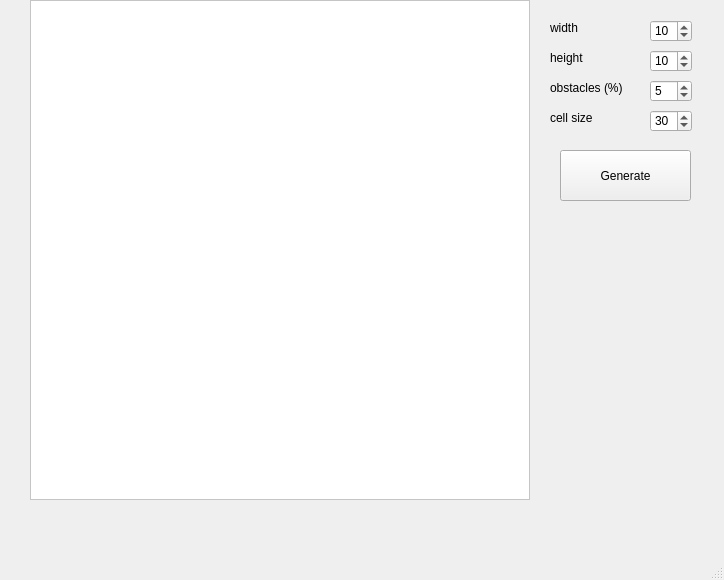
<?xml version="1.0" encoding="UTF-8"?>
<ui version="4.0">
 <class>MainWindow</class>
 <widget class="QMainWindow" name="MainWindow">
  <property name="enabled">
   <bool>true</bool>
  </property>
  <property name="geometry">
   <rect>
    <x>0</x>
    <y>0</y>
    <width>724</width>
    <height>580</height>
   </rect>
  </property>
  <property name="minimumSize">
   <size>
    <width>724</width>
    <height>580</height>
   </size>
  </property>
  <property name="maximumSize">
   <size>
    <width>724</width>
    <height>580</height>
   </size>
  </property>
  <property name="windowTitle">
   <string>MainWindow</string>
  </property>
  <widget class="QWidget" name="centralwidget">
   <widget class="CustomQGraphicsView" name="graphicsView">
    <property name="geometry">
     <rect>
      <x>30</x>
      <y>0</y>
      <width>500</width>
      <height>500</height>
     </rect>
    </property>
    <property name="palette">
     <palette>
      <active>
       <colorrole role="WindowText">
        <brush brushstyle="SolidPattern">
         <color alpha="255">
          <red>0</red>
          <green>0</green>
          <blue>0</blue>
         </color>
        </brush>
       </colorrole>
       <colorrole role="Button">
        <brush brushstyle="SolidPattern">
         <color alpha="255">
          <red>255</red>
          <green>255</green>
          <blue>255</blue>
         </color>
        </brush>
       </colorrole>
       <colorrole role="Light">
        <brush brushstyle="SolidPattern">
         <color alpha="255">
          <red>255</red>
          <green>255</green>
          <blue>255</blue>
         </color>
        </brush>
       </colorrole>
       <colorrole role="Midlight">
        <brush brushstyle="SolidPattern">
         <color alpha="255">
          <red>255</red>
          <green>255</green>
          <blue>255</blue>
         </color>
        </brush>
       </colorrole>
       <colorrole role="Dark">
        <brush brushstyle="SolidPattern">
         <color alpha="255">
          <red>127</red>
          <green>127</green>
          <blue>127</blue>
         </color>
        </brush>
       </colorrole>
       <colorrole role="Mid">
        <brush brushstyle="SolidPattern">
         <color alpha="255">
          <red>170</red>
          <green>170</green>
          <blue>170</blue>
         </color>
        </brush>
       </colorrole>
       <colorrole role="Text">
        <brush brushstyle="SolidPattern">
         <color alpha="255">
          <red>0</red>
          <green>0</green>
          <blue>0</blue>
         </color>
        </brush>
       </colorrole>
       <colorrole role="BrightText">
        <brush brushstyle="SolidPattern">
         <color alpha="255">
          <red>255</red>
          <green>255</green>
          <blue>255</blue>
         </color>
        </brush>
       </colorrole>
       <colorrole role="ButtonText">
        <brush brushstyle="SolidPattern">
         <color alpha="255">
          <red>0</red>
          <green>0</green>
          <blue>0</blue>
         </color>
        </brush>
       </colorrole>
       <colorrole role="Base">
        <brush brushstyle="SolidPattern">
         <color alpha="255">
          <red>255</red>
          <green>255</green>
          <blue>255</blue>
         </color>
        </brush>
       </colorrole>
       <colorrole role="Window">
        <brush brushstyle="SolidPattern">
         <color alpha="255">
          <red>255</red>
          <green>255</green>
          <blue>255</blue>
         </color>
        </brush>
       </colorrole>
       <colorrole role="Shadow">
        <brush brushstyle="SolidPattern">
         <color alpha="255">
          <red>0</red>
          <green>0</green>
          <blue>0</blue>
         </color>
        </brush>
       </colorrole>
       <colorrole role="AlternateBase">
        <brush brushstyle="SolidPattern">
         <color alpha="255">
          <red>255</red>
          <green>255</green>
          <blue>255</blue>
         </color>
        </brush>
       </colorrole>
       <colorrole role="ToolTipBase">
        <brush brushstyle="SolidPattern">
         <color alpha="255">
          <red>255</red>
          <green>255</green>
          <blue>220</blue>
         </color>
        </brush>
       </colorrole>
       <colorrole role="ToolTipText">
        <brush brushstyle="SolidPattern">
         <color alpha="255">
          <red>0</red>
          <green>0</green>
          <blue>0</blue>
         </color>
        </brush>
       </colorrole>
       <colorrole role="PlaceholderText">
        <brush brushstyle="SolidPattern">
         <color alpha="127">
          <red>0</red>
          <green>0</green>
          <blue>0</blue>
         </color>
        </brush>
       </colorrole>
       <colorrole role="Accent">
        <brush brushstyle="SolidPattern">
         <color alpha="255">
          <red>255</red>
          <green>255</green>
          <blue>255</blue>
         </color>
        </brush>
       </colorrole>
      </active>
      <inactive>
       <colorrole role="WindowText">
        <brush brushstyle="SolidPattern">
         <color alpha="255">
          <red>0</red>
          <green>0</green>
          <blue>0</blue>
         </color>
        </brush>
       </colorrole>
       <colorrole role="Button">
        <brush brushstyle="SolidPattern">
         <color alpha="255">
          <red>255</red>
          <green>255</green>
          <blue>255</blue>
         </color>
        </brush>
       </colorrole>
       <colorrole role="Light">
        <brush brushstyle="SolidPattern">
         <color alpha="255">
          <red>255</red>
          <green>255</green>
          <blue>255</blue>
         </color>
        </brush>
       </colorrole>
       <colorrole role="Midlight">
        <brush brushstyle="SolidPattern">
         <color alpha="255">
          <red>255</red>
          <green>255</green>
          <blue>255</blue>
         </color>
        </brush>
       </colorrole>
       <colorrole role="Dark">
        <brush brushstyle="SolidPattern">
         <color alpha="255">
          <red>127</red>
          <green>127</green>
          <blue>127</blue>
         </color>
        </brush>
       </colorrole>
       <colorrole role="Mid">
        <brush brushstyle="SolidPattern">
         <color alpha="255">
          <red>170</red>
          <green>170</green>
          <blue>170</blue>
         </color>
        </brush>
       </colorrole>
       <colorrole role="Text">
        <brush brushstyle="SolidPattern">
         <color alpha="255">
          <red>0</red>
          <green>0</green>
          <blue>0</blue>
         </color>
        </brush>
       </colorrole>
       <colorrole role="BrightText">
        <brush brushstyle="SolidPattern">
         <color alpha="255">
          <red>255</red>
          <green>255</green>
          <blue>255</blue>
         </color>
        </brush>
       </colorrole>
       <colorrole role="ButtonText">
        <brush brushstyle="SolidPattern">
         <color alpha="255">
          <red>0</red>
          <green>0</green>
          <blue>0</blue>
         </color>
        </brush>
       </colorrole>
       <colorrole role="Base">
        <brush brushstyle="SolidPattern">
         <color alpha="255">
          <red>255</red>
          <green>255</green>
          <blue>255</blue>
         </color>
        </brush>
       </colorrole>
       <colorrole role="Window">
        <brush brushstyle="SolidPattern">
         <color alpha="255">
          <red>255</red>
          <green>255</green>
          <blue>255</blue>
         </color>
        </brush>
       </colorrole>
       <colorrole role="Shadow">
        <brush brushstyle="SolidPattern">
         <color alpha="255">
          <red>0</red>
          <green>0</green>
          <blue>0</blue>
         </color>
        </brush>
       </colorrole>
       <colorrole role="AlternateBase">
        <brush brushstyle="SolidPattern">
         <color alpha="255">
          <red>255</red>
          <green>255</green>
          <blue>255</blue>
         </color>
        </brush>
       </colorrole>
       <colorrole role="ToolTipBase">
        <brush brushstyle="SolidPattern">
         <color alpha="255">
          <red>255</red>
          <green>255</green>
          <blue>220</blue>
         </color>
        </brush>
       </colorrole>
       <colorrole role="ToolTipText">
        <brush brushstyle="SolidPattern">
         <color alpha="255">
          <red>0</red>
          <green>0</green>
          <blue>0</blue>
         </color>
        </brush>
       </colorrole>
       <colorrole role="PlaceholderText">
        <brush brushstyle="SolidPattern">
         <color alpha="127">
          <red>0</red>
          <green>0</green>
          <blue>0</blue>
         </color>
        </brush>
       </colorrole>
       <colorrole role="Accent">
        <brush brushstyle="SolidPattern">
         <color alpha="255">
          <red>255</red>
          <green>255</green>
          <blue>255</blue>
         </color>
        </brush>
       </colorrole>
      </inactive>
      <disabled>
       <colorrole role="WindowText">
        <brush brushstyle="SolidPattern">
         <color alpha="255">
          <red>127</red>
          <green>127</green>
          <blue>127</blue>
         </color>
        </brush>
       </colorrole>
       <colorrole role="Button">
        <brush brushstyle="SolidPattern">
         <color alpha="255">
          <red>255</red>
          <green>255</green>
          <blue>255</blue>
         </color>
        </brush>
       </colorrole>
       <colorrole role="Light">
        <brush brushstyle="SolidPattern">
         <color alpha="255">
          <red>255</red>
          <green>255</green>
          <blue>255</blue>
         </color>
        </brush>
       </colorrole>
       <colorrole role="Midlight">
        <brush brushstyle="SolidPattern">
         <color alpha="255">
          <red>255</red>
          <green>255</green>
          <blue>255</blue>
         </color>
        </brush>
       </colorrole>
       <colorrole role="Dark">
        <brush brushstyle="SolidPattern">
         <color alpha="255">
          <red>127</red>
          <green>127</green>
          <blue>127</blue>
         </color>
        </brush>
       </colorrole>
       <colorrole role="Mid">
        <brush brushstyle="SolidPattern">
         <color alpha="255">
          <red>170</red>
          <green>170</green>
          <blue>170</blue>
         </color>
        </brush>
       </colorrole>
       <colorrole role="Text">
        <brush brushstyle="SolidPattern">
         <color alpha="255">
          <red>127</red>
          <green>127</green>
          <blue>127</blue>
         </color>
        </brush>
       </colorrole>
       <colorrole role="BrightText">
        <brush brushstyle="SolidPattern">
         <color alpha="255">
          <red>255</red>
          <green>255</green>
          <blue>255</blue>
         </color>
        </brush>
       </colorrole>
       <colorrole role="ButtonText">
        <brush brushstyle="SolidPattern">
         <color alpha="255">
          <red>127</red>
          <green>127</green>
          <blue>127</blue>
         </color>
        </brush>
       </colorrole>
       <colorrole role="Base">
        <brush brushstyle="SolidPattern">
         <color alpha="255">
          <red>255</red>
          <green>255</green>
          <blue>255</blue>
         </color>
        </brush>
       </colorrole>
       <colorrole role="Window">
        <brush brushstyle="SolidPattern">
         <color alpha="255">
          <red>255</red>
          <green>255</green>
          <blue>255</blue>
         </color>
        </brush>
       </colorrole>
       <colorrole role="Shadow">
        <brush brushstyle="SolidPattern">
         <color alpha="255">
          <red>0</red>
          <green>0</green>
          <blue>0</blue>
         </color>
        </brush>
       </colorrole>
       <colorrole role="AlternateBase">
        <brush brushstyle="SolidPattern">
         <color alpha="255">
          <red>255</red>
          <green>255</green>
          <blue>255</blue>
         </color>
        </brush>
       </colorrole>
       <colorrole role="ToolTipBase">
        <brush brushstyle="SolidPattern">
         <color alpha="255">
          <red>255</red>
          <green>255</green>
          <blue>220</blue>
         </color>
        </brush>
       </colorrole>
       <colorrole role="ToolTipText">
        <brush brushstyle="SolidPattern">
         <color alpha="255">
          <red>0</red>
          <green>0</green>
          <blue>0</blue>
         </color>
        </brush>
       </colorrole>
       <colorrole role="PlaceholderText">
        <brush brushstyle="SolidPattern">
         <color alpha="127">
          <red>127</red>
          <green>127</green>
          <blue>127</blue>
         </color>
        </brush>
       </colorrole>
       <colorrole role="Accent">
        <brush brushstyle="SolidPattern">
         <color alpha="255">
          <red>255</red>
          <green>255</green>
          <blue>255</blue>
         </color>
        </brush>
       </colorrole>
      </disabled>
     </palette>
    </property>
    <property name="backgroundBrush">
     <brush brushstyle="NoBrush">
      <color alpha="255">
       <red>145</red>
       <green>145</green>
       <blue>145</blue>
      </color>
     </brush>
    </property>
    <property name="foregroundBrush">
     <brush brushstyle="NoBrush">
      <color alpha="255">
       <red>0</red>
       <green>0</green>
       <blue>0</blue>
      </color>
     </brush>
    </property>
    <property name="interactive">
     <bool>true</bool>
    </property>
   </widget>
   <widget class="QPushButton" name="generateButton">
    <property name="geometry">
     <rect>
      <x>560</x>
      <y>150</y>
      <width>131</width>
      <height>51</height>
     </rect>
    </property>
    <property name="text">
     <string>Generate</string>
    </property>
   </widget>
   <widget class="QSpinBox" name="heightSpinBox">
    <property name="geometry">
     <rect>
      <x>650</x>
      <y>50</y>
      <width>42</width>
      <height>22</height>
     </rect>
    </property>
    <property name="maximum">
     <number>1000</number>
    </property>
    <property name="value">
     <number>10</number>
    </property>
   </widget>
   <widget class="QSpinBox" name="widthSpinBox">
    <property name="geometry">
     <rect>
      <x>650</x>
      <y>20</y>
      <width>42</width>
      <height>22</height>
     </rect>
    </property>
    <property name="maximum">
     <number>1000</number>
    </property>
    <property name="value">
     <number>10</number>
    </property>
   </widget>
   <widget class="QLabel" name="widthLabel">
    <property name="geometry">
     <rect>
      <x>550</x>
      <y>20</y>
      <width>51</width>
      <height>16</height>
     </rect>
    </property>
    <property name="text">
     <string>width</string>
    </property>
   </widget>
   <widget class="QLabel" name="heightLabel">
    <property name="geometry">
     <rect>
      <x>550</x>
      <y>50</y>
      <width>51</width>
      <height>16</height>
     </rect>
    </property>
    <property name="text">
     <string>height</string>
    </property>
   </widget>
   <widget class="QLabel" name="obstaclesPercentLabel">
    <property name="geometry">
     <rect>
      <x>550</x>
      <y>80</y>
      <width>91</width>
      <height>16</height>
     </rect>
    </property>
    <property name="text">
     <string>obstacles (%)</string>
    </property>
   </widget>
   <widget class="QSpinBox" name="obstaclesPercentSpinBox">
    <property name="geometry">
     <rect>
      <x>650</x>
      <y>80</y>
      <width>42</width>
      <height>22</height>
     </rect>
    </property>
    <property name="maximum">
     <number>100</number>
    </property>
    <property name="value">
     <number>5</number>
    </property>
   </widget>
   <widget class="QLabel" name="cellSizeLabel">
    <property name="geometry">
     <rect>
      <x>550</x>
      <y>110</y>
      <width>91</width>
      <height>16</height>
     </rect>
    </property>
    <property name="text">
     <string>cell size</string>
    </property>
   </widget>
   <widget class="QSpinBox" name="cellSizeSpinBox">
    <property name="geometry">
     <rect>
      <x>650</x>
      <y>110</y>
      <width>42</width>
      <height>22</height>
     </rect>
    </property>
    <property name="maximum">
     <number>100</number>
    </property>
    <property name="singleStep">
     <number>5</number>
    </property>
    <property name="value">
     <number>30</number>
    </property>
   </widget>
  </widget>
  <widget class="QMenuBar" name="menubar">
   <property name="geometry">
    <rect>
     <x>0</x>
     <y>0</y>
     <width>724</width>
     <height>30</height>
    </rect>
   </property>
  </widget>
  <widget class="QStatusBar" name="statusbar"/>
 </widget>
 <customwidgets>
  <customwidget>
   <class>CustomQGraphicsView</class>
   <extends>QGraphicsView</extends>
   <header>customqgraphicsview.h</header>
  </customwidget>
 </customwidgets>
 <resources/>
 <connections/>
</ui>
